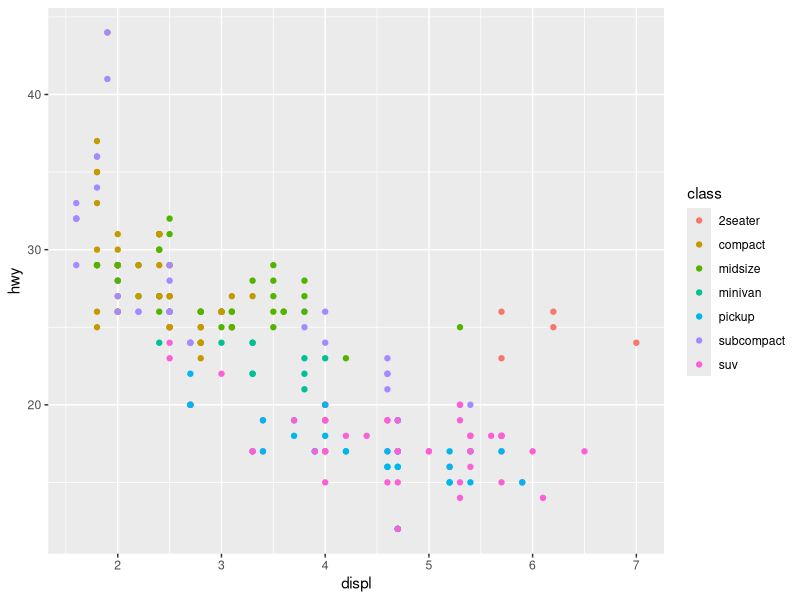
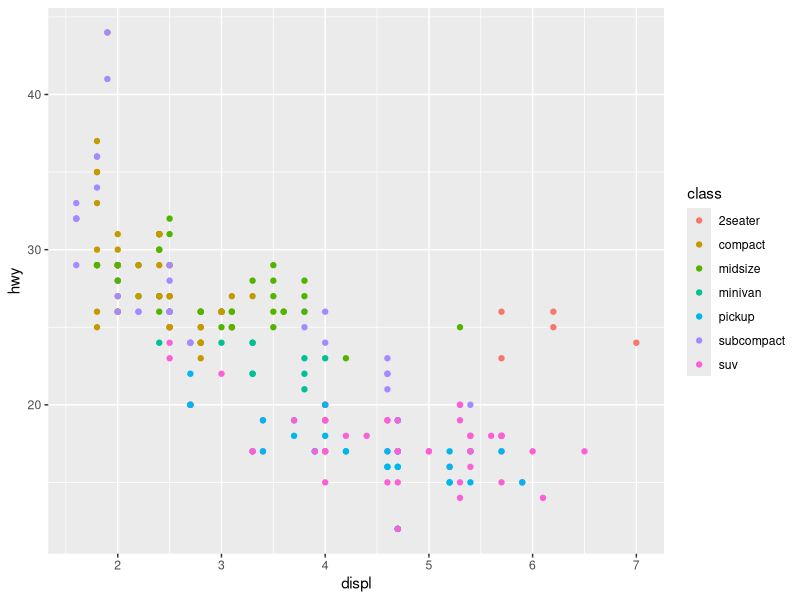

The R script that drew these images, in order:
library(tidyverse)

ggplot(data = mpg) +
    geom_point(mapping = aes(x = displ, y = hwy, color = class))

ggsave("plot.pdf")










# check for Rplots.pdf and remove it
file.exists("Rplots.pdf")
file.remove("Rplots.pdf")
